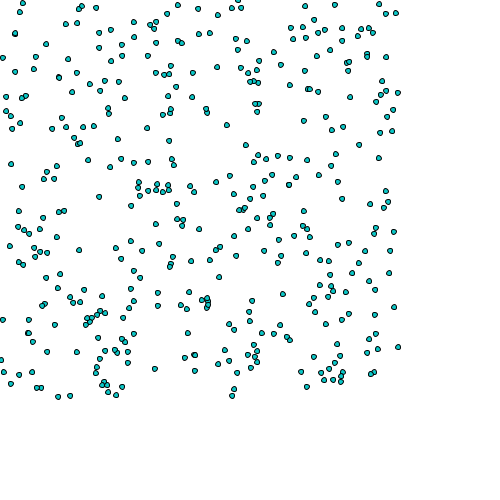
Frame 1 (no input)
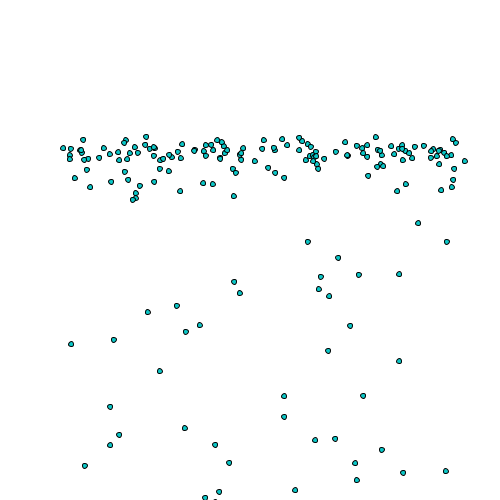
Frame 60 (the mouse pressed at the canvas centre just before this capture)
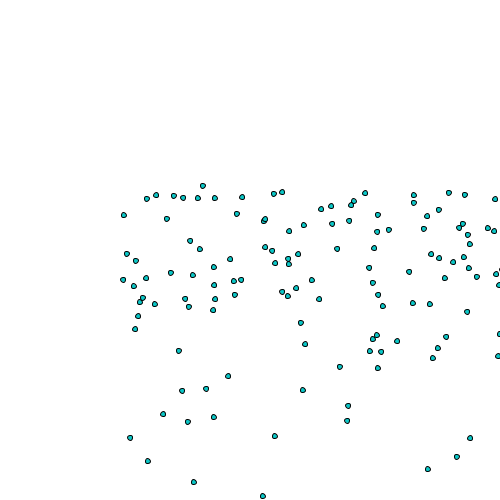
Frame 120 (the mouse held since frame 60 and released just before this capture)

The Processing sketch that drew these frames (run headless with seeded random() and noise(); from frame 60 on, the mouse is pressed at the canvas centre):

// Processing sketch: processing_168461
// ── processing_168461.pde

// rain cells

Cell[] myCells = new Cell[399]; //declare and create

void setup(){
 size(500, 500);
for(int i = 0; i<myCells.length; i++){   //assign
myCells[i] = new Cell();
}
}

void draw(){
  background(255);
  for(int i = 0; i<myCells.length; i++){
 myCells[i].display();
 myCells[i].update(); 
 myCells[i].stopping();
  }
}
//creating a class

class Cell{
  
  float xlocation;    //declare variables
  float ylocation;
  float dia;
  boolean isseed;     //why?????
  float cellred, cellgreen, cellblue;
  float lineweight; 
  

  Cell(){           //constructing the class
  xlocation = random(0, 400);   // assign values = define
  ylocation = random(0,400);
  dia = 5;
  isseed = false;
  cellred = 10;
  cellgreen = 200;
  cellblue = 200;
  lineweight = 0.5;
  }
  
  void display(){
    stroke(lineweight);   //creating functions
    fill(cellred, cellgreen, cellblue);
    ellipse(xlocation, ylocation, dia, dia);

  }
  
  void update(){
    xlocation = xlocation+random(-0.1, 2);  //changing random values the direction and speed can be changed
    ylocation = ylocation+random(-0.1, 2);  
    }
    
 void stopping(){
   if( (xlocation > 200) || (xlocation < 100)){
   xlocation = xlocation+random(0.1, -2);
   }

   if( (ylocation > 200) || (ylocation < 100)){
   ylocation = ylocation+random(0.1, 10);
   }
 }
  
  
}
